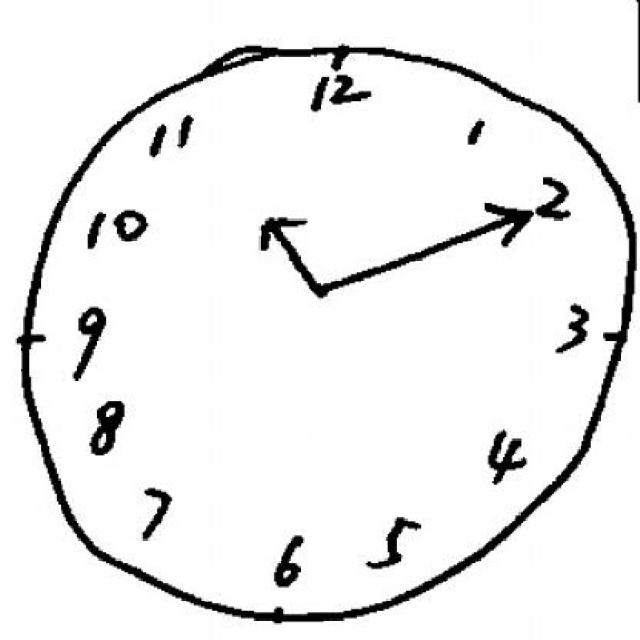
#> input picture datasets/Clock Drawing Test.v2i.tensorflow/train/12_jpg.rf.bd2d2fa059ebcdfb345f1eaada626a66.jpg, 640 x 640 px; its folder holds only this picture in this run
$ python -i cv_analyzer.py   (imports and definitions only)
#> lines starting #> are read from the running program, lines starting #| are printed output that depends on the picture; after the words box and inside, x2 and y2 are one past the last pixel; in counts of white or black regions, pixels touching at a corner belong together
"""
Computer Vision Analyzer for Clock Drawing Test (CDT)
Evaluates clock contour, number distribution, and hand angle orientation
based on standard Rouleau & Shulman clinical scoring criteria.
Target Time: 11:10 (10 minutes past 11)
"""

import math
import os
import re
import base64
import uuid
import joblib

CLOCK_MODEL_PATH = os.path.join(
    os.path.dirname(os.path.dirname(os.path.abspath(__file__))),
    "ml",
    "saved_models",
    "clock_vision_model.joblib",
)

_cached_clock_model = None

def get_clock_vision_model():
    global _cached_clock_model
    if _cached_clock_model is None:
        if os.path.exists(CLOCK_MODEL_PATH):
            try:
                _cached_clock_model = joblib.load(CLOCK_MODEL_PATH)
            except Exception as e:
                print(f"Warning: Could not load clock vision model: {e}")
                _cached_clock_model = None
    return _cached_clock_model

# [23 lines left out: function save_base64_clock_image, not called in this run]


def analyze_clock_drawing(image_path):
    """
    Analyzes the clock drawing using Computer Vision and trained vision weights.
    Returns:
    - contour_score (0 - 4)
    - numbers_score (0 - 8)
    - hands_score (0 - 8)
    - clock_score (0 - 20)
    - feedback (str)
    - details (dict)
    """
    trained_model = get_clock_vision_model()
    try:
        import cv2
        import numpy as np
    except ImportError:
        # Fallback in case opencv is not yet loaded
        return _fallback_scoring()

    # Load image in grayscale
    img = cv2.imread(image_path, cv2.IMREAD_GRAYSCALE)
#> img is the input picture: shape (640, 640); min 0, max 255, mean 237.1
    if img is None:
        return _fallback_scoring()

    h, w = img.shape
    # Invert image so drawn strokes are white (foreground) and background is black
    # Background is typically white (255), drawing is black (0)
    _, binary = cv2.threshold(img, 220, 255, cv2.THRESH_BINARY_INV)
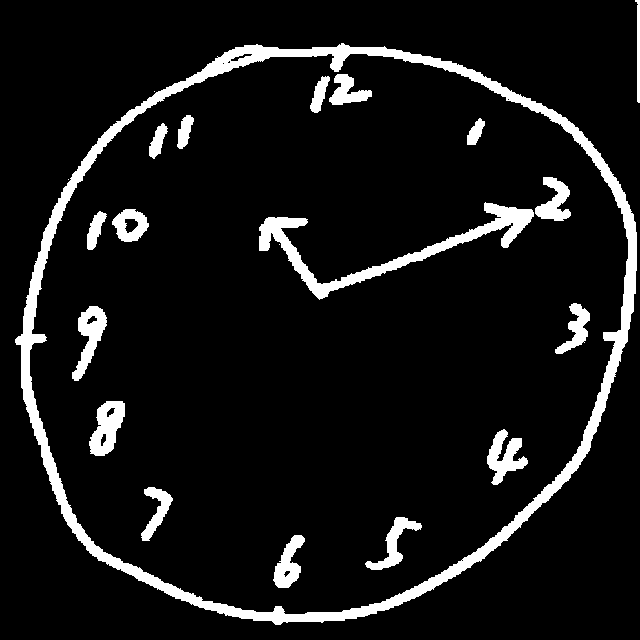
#> binary: shape (640, 640); 8.5% white; 21 white regions (3 under 20 px)

    # Check total non-zero stroke pixels
    total_stroke_pixels = cv2.countNonZero(binary)
#> total_stroke_pixels = 34687
    if total_stroke_pixels < 200:
        return {
            "contour_score": 0,
            "numbers_score": 0,
            "hands_score": 0,
            "clock_score": 0,
            "feedback": "Drawing appears empty or incomplete.",
            "details": {"error": "Insufficient strokes detected"}
        }

    # Find all contours
    contours, hierarchy = cv2.findContours(binary, cv2.RETR_TREE, cv2.CHAIN_APPROX_SIMPLE)
#> contours = 32 contours, 7 with area under 20; largest, box (x1, y1, x2, y2) and area: (15, 43, 637, 625) 280260, (29, 53, 629, 615) 262885, (259, 202, 534, 300) 3978, (89, 401, 125, 456) 1217, (72, 306, 107, 381) 1096
    if not contours:
        return _fallback_scoring()

    # -------------------------------------------------------------
    # 1. EVALUATE CLOCK CONTOUR (Max: 4 points)
    # -------------------------------------------------------------
    contour_score = 0
    clock_center = (w // 2, h // 2)
    clock_radius = min(w, h) // 2 - 20
    main_contour = None

    # Find candidate outer contour (large area & bounding box)
    cand_contours = sorted(contours, key=cv2.contourArea, reverse=True)
#> cand_contours has the same summary as contours
    for c in cand_contours:
        area = cv2.contourArea(c)
        perimeter = cv2.arcLength(c, True)
        if perimeter > 0:
            circularity = 4 * math.pi * (area / (perimeter * perimeter))
            (x, y), radius = cv2.minEnclosingCircle(c)
            # Must occupy a reasonable portion of the canvas
            if radius > min(w, h) * 0.20:
                main_contour = c
                clock_center = (int(x), int(y))
                clock_radius = int(radius)

                # Score based on circularity and size
                if circularity >= 0.55:
                    contour_score = 4
                elif circularity >= 0.35:
                    contour_score = 3
                elif circularity >= 0.20:
                    contour_score = 2
                else:
                    contour_score = 1
                break
#> this loop made 1 pass
#> (area, perimeter, circularity, x, y, radius, clock_center, clock_radius) on pass 1: (280259.5, 2135.1, 0.773, 337.4, 344.4, 325, (337, 344), 324)

    if contour_score == 0 and total_stroke_pixels > 500:
        # Fallback contour score if MIN circle fits reasonably
        contour_score = 2

    # -------------------------------------------------------------
    # 2. EVALUATE NUMBER PLACEMENT & DISTRIBUTION (Max: 8 points)
    # -------------------------------------------------------------
    numbers_score = 0
    cx, cy = clock_center
#> cx = 337; cy = 344
    r = max(clock_radius, min(w, h) * 0.25)
#> r = 324

    # Extract connected components (potential numbers & hands)
    num_labels, labels, stats, centroids = cv2.connectedComponentsWithStats(binary, connectivity=8)
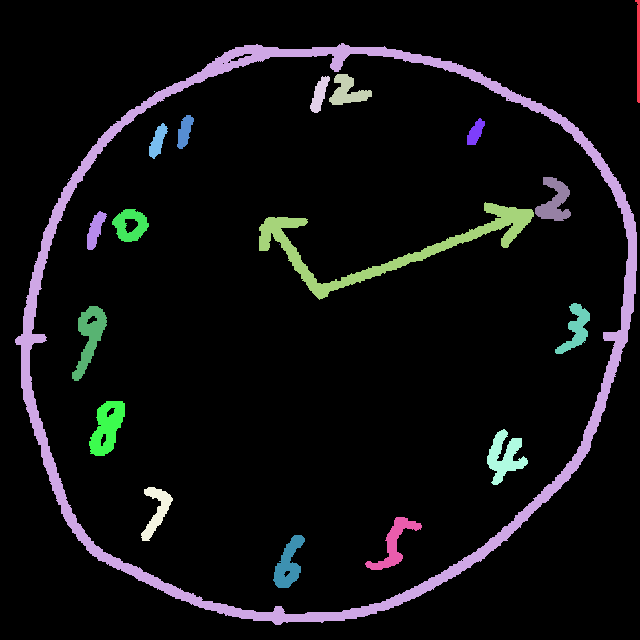
#> labels: shape (640, 640) int32; 22 distinct labels, from 0 to 21; one colour per label, 0 black
#> num_labels = 22; stats = 22 rows, first 6: [0, 0, 640, 640, 374913], [635, 0, 5, 103, 311], [15, 43, 622, 582, 19215], [329, 74, 43, 31, 709], [310, 76, 20, 37, 381], [154, 91, 1, 1, 1]; centroids = 22 rows, first 8: [319, 319.6], [638, 50.34], [322.7, 326.8], [347.2, 91.2], [319.1, 94.07], [154, 91], [184.4, 131], [475.2, 132.1]

    number_clusters = []
    center_strokes = []

    for i in range(1, num_labels):
        area = stats[i, cv2.CC_STAT_AREA]
        comp_w = stats[i, cv2.CC_STAT_WIDTH]
        comp_h = stats[i, cv2.CC_STAT_HEIGHT]
        cen_x, cen_y = centroids[i]

        dist_from_center = math.hypot(cen_x - cx, cen_y - cy)

        # Ignore tiny noise (< 25 px) or the entire outer contour bounding box
        if area < 25 or comp_w > w * 0.85 or comp_h > h * 0.85:
            continue

        # Number zone: between 0.35 * R and 1.2 * R
        if 0.30 * r <= dist_from_center <= 1.25 * r:
            angle = (math.atan2(cen_y - cy, cen_x - cx) * 180 / math.pi + 360) % 360
            number_clusters.append({
                "center": (cen_x, cen_y),
                "angle": angle,
                "area": area,
                "dist": dist_from_center
            })
        elif dist_from_center < 0.35 * r:
            center_strokes.append({
                "center": (cen_x, cen_y),
                "area": area
            })
#> this loop made 21 passes
#> (area, comp_w, comp_h, cen_x, cen_y, dist_from_center, angle) on passes 3, 4, 6, 7, 8, 9, 11, 12: (709, 43, 31, 347.2, 91.2, 253, 272.3), (381, 20, 37, 319.1, 94.07, 250.6, 265.9), (346, 17, 34, 184.4, 131, 262, 234.4), (279, 18, 27, 475.2, 132.1, 253, 303.1), (354, 19, 36, 157.4, 140.7, 271.3, 228.5), (863, 36, 44, 554.1, 201.2, 259.9, 326.7), (4398, 275, 98, 389.1, 245.2, 111.7, 297.8), (738, 37, 33, 129.9, 224.8, 238.9, 209.9)
#> after the loop, center_strokes = []; number_clusters = 16 items

    num_count = len(number_clusters)
#> num_count = 16

    # Score based on number count (Target ~12 digits)
    if 10 <= num_count <= 14:
        count_pts = 4
    elif 7 <= num_count <= 16:
        count_pts = 3
    elif 4 <= num_count <= 20:
        count_pts = 2
    elif num_count >= 1:
        count_pts = 1
    else:
        count_pts = 0

    # Score based on angular distribution across 4 quadrants
    quadrants = [0, 0, 0, 0] # Q1: 0-90 (top-right/bottom-right), etc.
    for num in number_clusters:
        ang = num["angle"]
        quad_idx = int(ang // 90) % 4
        quadrants[quad_idx] += 1
#> this loop made 16 passes
#> (ang, quad_idx) on passes 1 to 8: (272.3, 3), (265.9, 2), (234.4, 2), (303.1, 3), (228.5, 2), (326.7, 3), (297.8, 3), (209.9, 2)
#> after the loop, quadrants = [2, 3, 6, 5]

    populated_quadrants = sum(1 for q in quadrants if q > 0)
#> populated_quadrants = 4
    quadrant_pts = min(4, populated_quadrants)
#> quadrant_pts = 4

    numbers_score = count_pts + quadrant_pts
#> numbers_score = 7
    numbers_score = min(8, max(0, numbers_score))

    # -------------------------------------------------------------
    # 3. EVALUATE CLOCK HANDS & TIME SETTING (11:10) (Max: 8 points)
    # -------------------------------------------------------------
    hands_score = 0

    # Detect lines inside the clock face using HoughLinesP
    # Target angles for 11:10 (standard clock coordinates: 12 is top=270° or -90°, 3 is right=0°, 6 is bottom=90°, 9 is left=180°)
    # Clockwise angles from 12 o'clock (top):
    # 12 o'clock = 270° (or -90°)
    # 11 o'clock ≈ 300° (or -60° / top-left)
    # 2 o'clock ≈ 330° / 30° (or top-right)

    # Let's measure angles relative to center (cx, cy):
    # Top (12): angle ≈ 270° (-90°)
    # 11 o'clock: angle ≈ 240° (-120°)
    # 2 o'clock: angle ≈ 330° (-30°) or ~300° depending on orientation

    # Mask out the outer ring numbers to isolate the central hands
    hand_mask = np.zeros_like(binary)
    cv2.circle(hand_mask, (cx, cy), int(r * 0.85), 255, -1)
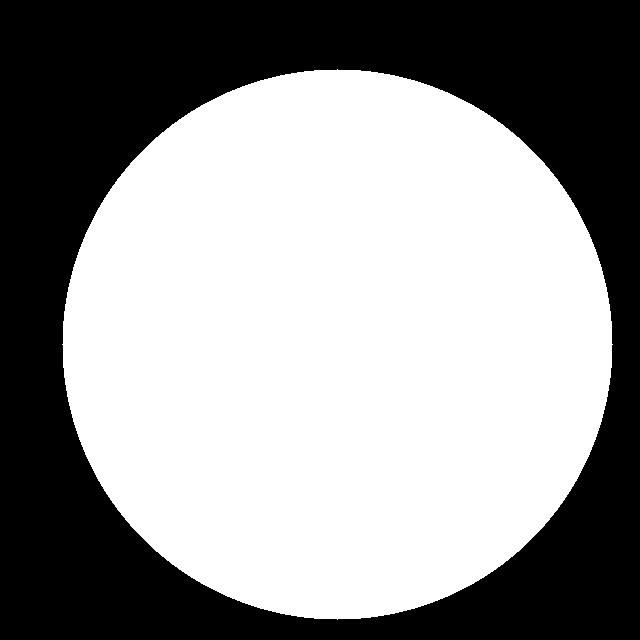
#> hand_mask: shape (640, 640); 58% white; 1 black region, box (x1, y1, x2, y2) and area: (0, 0, 640, 640) 172075
    central_binary = cv2.bitwise_and(binary, hand_mask)
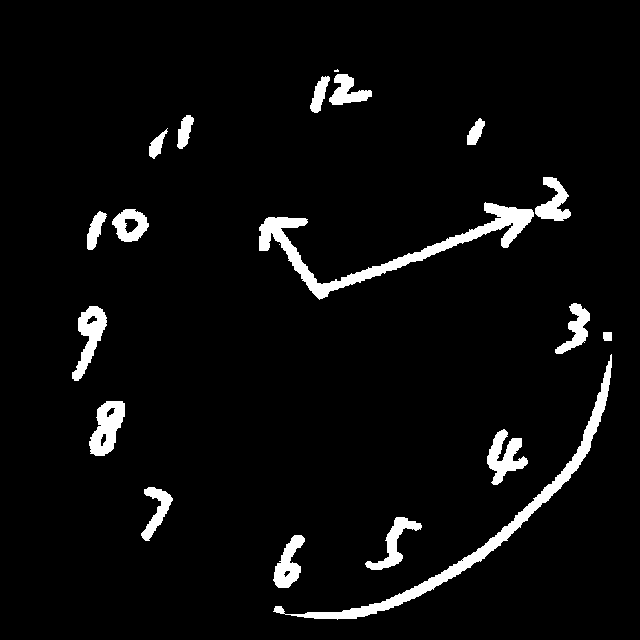
#> central_binary: shape (640, 640); 4.7% white; 20 white regions (2 under 20 px), largest, box (x1, y1, x2, y2) and area: (259, 202, 534, 300) 4398, (273, 354, 612, 620) 4260, (89, 401, 125, 456) 1215

    lines = cv2.HoughLinesP(central_binary, 1, np.pi / 180, threshold=20, minLineLength=int(r * 0.18), maxLineGap=12)
#> lines = 51 rows, first 6: [313, 292, 564, 201], [311, 290, 566, 198], [469, 567, 590, 446], [458, 574, 590, 442], [314, 294, 562, 203], [333, 618, 455, 576]

    hand_vectors = []
    if lines is not None:
        for line in lines:
            pts = np.array(line).flatten()
            if len(pts) >= 4:
                x1, y1, x2, y2 = int(pts[0]), int(pts[1]), int(pts[2]), int(pts[3])
                # Vector pointing away from center
                d1 = math.hypot(x1 - cx, y1 - cy)
                d2 = math.hypot(x2 - cx, y2 - cy)

                if d2 > d1:
                    vx, vy = x2 - cx, y2 - cy
                    length = d2
                else:
                    vx, vy = x1 - cx, y1 - cy
                    length = d1

                angle_deg = (math.atan2(vy, vx) * 180 / math.pi + 360) % 360
                hand_vectors.append({
                    "angle": angle_deg,
                    "length": length
                })
#> this loop made 51 passes
#> (x1, y1, x2, y2, d1, d2, vx, vy) on passes 1 to 8: (313, 292, 564, 201, 57.27, 268.3, 227, -143), (311, 290, 566, 198, 59.93, 271.6, 229, -146), (469, 567, 590, 446, 259.1, 272.8, 253, 102), (458, 574, 590, 442, 259.9, 271.3, 253, 98), (314, 294, 562, 203, 55.04, 265.5, 225, -141), (333, 618, 455, 576, 274, 260.3, -4, 274), (478, 561, 589, 450, 258.8, 273.4, 252, 106), (310, 289, 568, 195, 61.27, 274.9, 231, -149)

    # Cluster detected hand vectors into 2 main directions
    if len(hand_vectors) >= 2:
        # Sort vectors by length / prominence
        hand_vectors.sort(key=lambda x: x["length"], reverse=True)
        primary_hand = hand_vectors[0]

        # Find secondary hand with different angle (at least 30° apart)
        secondary_hand = None
        for hv in hand_vectors[1:]:
            angle_diff = abs(hv["angle"] - primary_hand["angle"])
            if angle_diff > 180:
                angle_diff = 360 - angle_diff
            if angle_diff >= 30:
                secondary_hand = hv
                break
#> this loop made 1 pass
#> hv on pass 1: {'angle': 86.45, 'length': 274.5}

        if secondary_hand is not None:
            # 2 distinct hands detected!
            hands_score += 4

            # Check if one hand points toward top-left (11 o'clock: ~210°-260°)
            # and other points toward top-right (2 o'clock: ~290°-350°)
            a1 = primary_hand["angle"]
            a2 = secondary_hand["angle"]

            has_11_hand = (200 <= a1 <= 265) or (200 <= a2 <= 265)
            has_2_hand = (285 <= a1 <= 355) or (285 <= a2 <= 355) or (0 <= a1 <= 25) or (0 <= a2 <= 25)

            if has_11_hand and has_2_hand:
                hands_score += 4 # Perfect angle placement for 11:10
            elif has_11_hand or has_2_hand:
                hands_score += 2
            else:
                hands_score += 1
        else:
            # 1 hand detected
            hands_score += 3
    elif len(hand_vectors) == 1:
        hands_score += 2
    else:
        # Fallback based on center stroke density
        if len(center_strokes) > 0:
            hands_score += 2

    hands_score = min(8, max(0, hands_score))

    # -------------------------------------------------------------
    # TOTAL SCORE & FEEDBACK
    # -------------------------------------------------------------
    total_clock_score = contour_score + numbers_score + hands_score
    total_clock_score = min(20, max(0, total_clock_score))

    if total_clock_score >= 17:
        feedback = "Outstanding clock drawing. Clear contour, well-distributed numbers, and accurate 11:10 hand placement."
    elif total_clock_score >= 13:
        feedback = "Good clock drawing. Correct clock face structure and recognizable time setting."
    elif total_clock_score >= 9:
        feedback = "Moderate performance. Minor spatial crowding or deviation in hand angle placement."
    else:
        feedback = "Visuospatial or structural distortion observed in number spacing or hand placement."

    return {
        "contour_score": int(contour_score),
        "numbers_score": int(numbers_score),
        "hands_score": int(hands_score),
        "clock_score": int(total_clock_score),
        "feedback": feedback,
        "details": {
            "num_clusters_detected": num_count,
            "populated_quadrants": populated_quadrants,
            "hands_detected": len(hand_vectors),
            "total_stroke_pixels": total_stroke_pixels,
            "vision_model": trained_model.get("dataset_version", "Active") if trained_model else "Default",
        }
    }


# [10 lines left out: function _fallback_scoring, not called in this run]

>>> result = analyze_clock_drawing('../datasets/Clock Drawing Test.v2i.tensorflow/train/12_jpg.rf.bd2d2fa059ebcdfb345f1eaada626a66.jpg')

$ run again, on datasets/Clock Drawing Test.v2i.tensorflow/train/18_jpg.rf.a6c252101a6d789072c246a381cb8d24.jpg
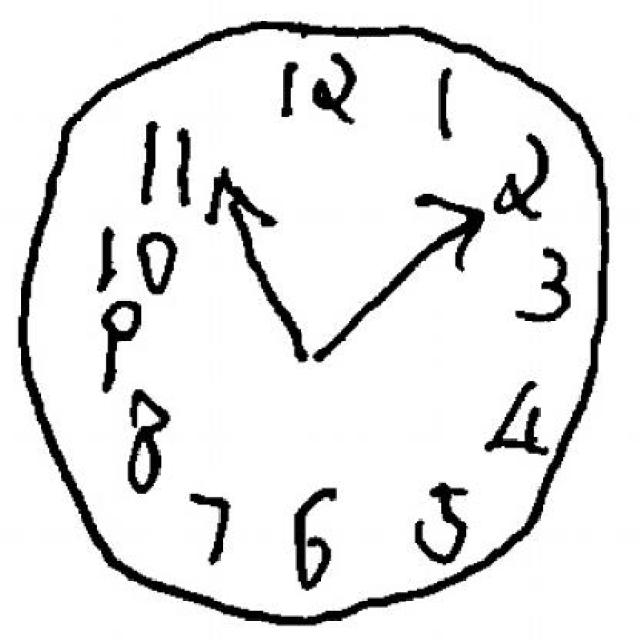
#> input picture datasets/Clock Drawing Test.v2i.tensorflow/train/18_jpg.rf.a6c252101a6d789072c246a381cb8d24.jpg, 640 x 640 px
#> in analyze_clock_drawing, img is the input picture: shape (640, 640); min 0, max 255, mean 229.5
#> in analyze_clock_drawing, `_, binary = cv2.threshold(img, 220, 255, cv2.THRESH_BINARY_INV)`:
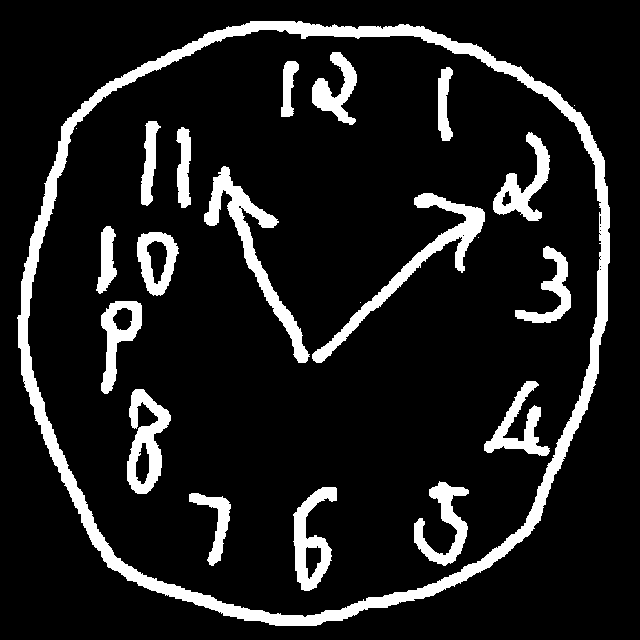
#> binary: shape (640, 640); 11.9% white; 23 white regions (5 under 20 px)
#> total_stroke_pixels = 48700
#> contours = 40 contours, 16 with area under 20; largest, box (x1, y1, x2, y2) and area: (17, 21, 610, 626) 290148, (27, 29, 602, 618) 271142, (312, 193, 485, 363) 3260, (204, 166, 310, 363) 3240, (127, 389, 171, 494) 2495
#> cand_contours has the same summary as contours
#> the loop in analyze_clock_drawing, `for c in cand_contours:` made 1 pass
#> (area, perimeter, circularity, x, y, radius, clock_center, clock_radius) on pass 1: (290148.5, 2187.7, 0.762, 325.9, 320.7, 328.8, (325, 320), 328)
#> cx = 325; cy = 320
#> r = 328
#> labels: shape (640, 640) int32; 24 distinct labels, from 0 to 23
#> num_labels = 24; stats = 24 rows, first 6: [0, 0, 640, 640, 360900], [17, 21, 593, 605, 20919], [312, 52, 45, 73, 1479], [281, 61, 18, 56, 592], [438, 67, 15, 74, 755], [339, 68, 1, 1, 1]; centroids = 24 rows, first 8: [320, 320.2], [313.1, 319.5], [335.6, 89.81], [288, 87.04], [443.7, 103.7], [339, 68], [574, 105], [148.9, 162.1]
#> the loop in analyze_clock_drawing, `for i in range(1, num_labels):` made 23 passes
#> (area, comp_w, comp_h, cen_x, cen_y, dist_from_center, angle) on passes 2, 3, 4, 7, 8, 10, 11, 12: (1479, 45, 73, 335.6, 89.81, 230.4, 272.6), (592, 18, 56, 288, 87.04, 235.9, 261), (755, 15, 74, 443.7, 103.7, 246.7, 298.8), (921, 20, 85, 148.9, 162.1, 236.6, 221.9), (883, 15, 81, 183.6, 167.1, 208.3, 227.2), (1832, 57, 89, 524.5, 184.5, 241.2, 325.8), (3544, 106, 197, 253.1, 248.8, 101.1, 224.7), (3581, 173, 170, 415.5, 262.4, 107.3, 327.5)
#> after the loop in analyze_clock_drawing, `for i in range(1, num_labels):`: center_strokes = []; number_clusters = 17 items
#> num_count = 17
#> the loop in analyze_clock_drawing, `for num in number_clusters:` made 17 passes
#> (ang, quad_idx) on passes 1 to 8: (272.6, 3), (261, 2), (298.8, 3), (221.9, 2), (227.2, 2), (325.8, 3), (224.7, 2), (327.5, 3)
#> after the loop in analyze_clock_drawing, `for num in number_clusters:`: quadrants = [2, 4, 6, 5]
#> populated_quadrants = 4
#> numbers_score = 6
#> hand_mask: shape (640, 640); 59.3% white; 1 black region, box (x1, y1, x2, y2) and area: (0, 0, 640, 640) 166839
#> in analyze_clock_drawing, `central_binary = cv2.bitwise_and(binary, hand_mask)`:
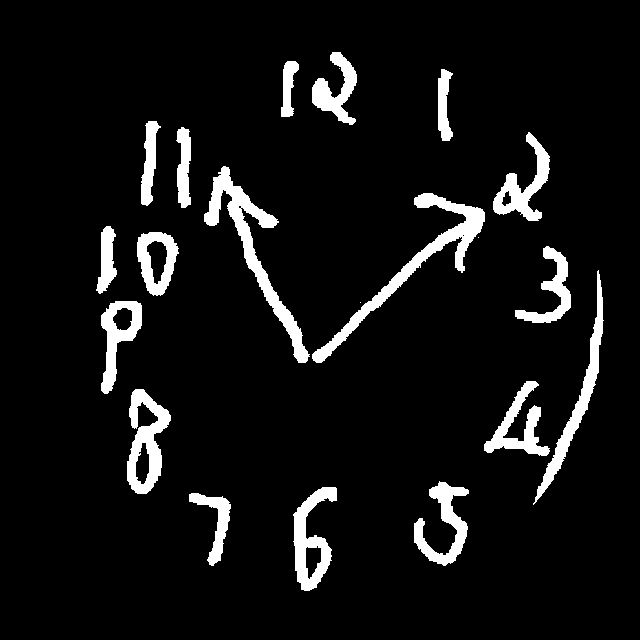
#> central_binary: shape (640, 640); 7.3% white; 21 white regions (3 under 20 px), largest, box (x1, y1, x2, y2) and area: (312, 193, 485, 363) 3581, (204, 166, 310, 363) 3544, (127, 389, 171, 494) 2284
#> lines = 102 rows, first 6: [319, 362, 474, 207], [312, 358, 441, 233], [316, 361, 448, 229], [178, 192, 188, 129], [156, 403, 157, 480], [147, 205, 151, 121]
#> the loop in analyze_clock_drawing, `for line in lines:` made 102 passes
#> (x1, y1, x2, y2, d1, d2, vx, vy) on passes 1 to 8: (319, 362, 474, 207, 42.43, 187, 149, -113), (312, 358, 441, 233, 40.16, 145, 116, -87), (316, 361, 448, 229, 41.98, 153, 123, -91), (178, 192, 188, 129, 194.9, 235.1, -137, -191), (156, 403, 157, 480, 188.3, 232, -168, 160), (147, 205, 151, 121, 211.9, 264.3, -174, -199), (144, 204, 148, 121, 215, 266.3, -177, -199), (243, 244, 301, 338, 111.8, 30, -82, -76)
#> the loop in analyze_clock_drawing, `for hv in hand_vectors[1:]:` made 2 passes
#> hv on passes 1 to 2: {'angle': 37.98, 'length': 277.9}, {'angle': 295.4, 'length': 277.8}
